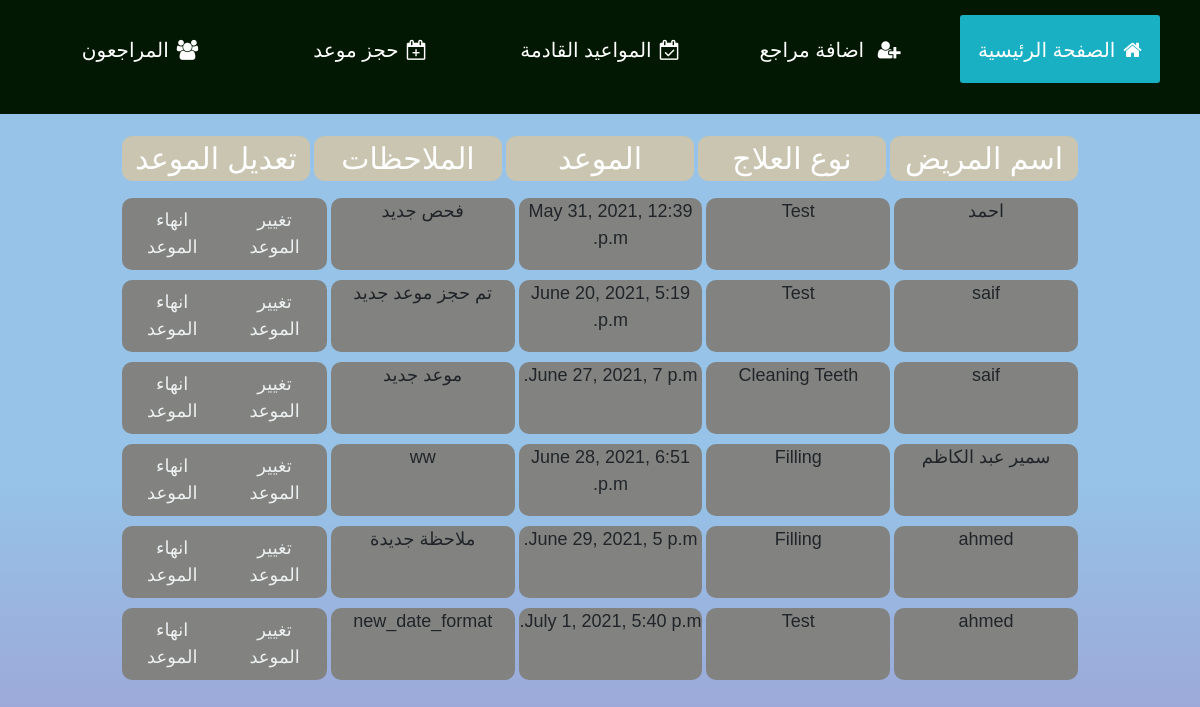
The page /upcoming_appointments (signed in) on the database as committed earlier.
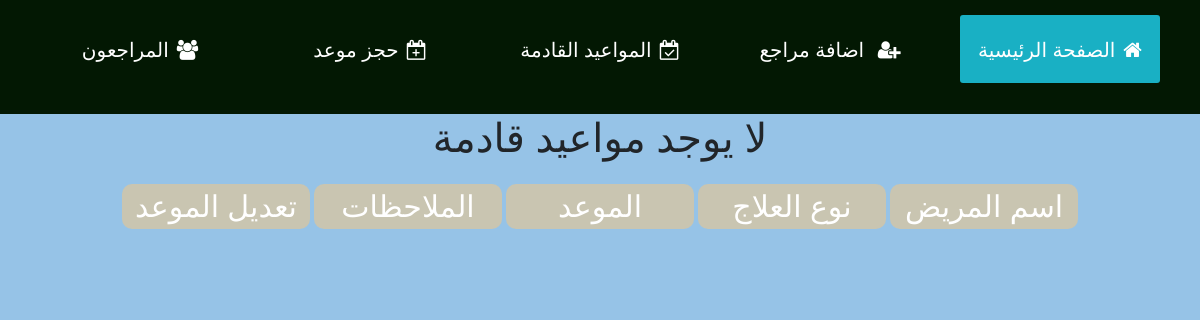
The same page on the database as committed later.
### dentist/models.py (models this page shows)
class Next_appointment(models.Model):
    patient_name = models.ForeignKey(Patients, on_delete=models.CASCADE, related_name="np_name")
    treatment = models.ForeignKey(Treatment, on_delete=models.CASCADE, related_name="n_treatment")
    date = models.DateTimeField(auto_now=False, auto_now_add=False, default=None)
    notes = models.CharField(max_length=100, default="")

class Patients(models.Model):
    male = "m"
    female = "f"
    gender_type = [
        (male, "m"),
        (female, "f")
    ]
    name = models.CharField(max_length=64)
    age = models.IntegerField(null=True)
    gender = models.CharField(max_length=2, choices=gender_type, default=female, null=True, blank=True)
    contact_number = models.IntegerField(null=True, blank=True)
    remaining_amount = models.IntegerField(default=0)
    date_created = models.DateTimeField(auto_now_add=True)
    def __str__(self):
        return f"{self.name}"

class Treatment(models.Model):
    p_name= models.ForeignKey(Patients, on_delete=models.CASCADE, related_name="patient_name")
    treatments = models.ForeignKey(Medication_list, on_delete=models.CASCADE, related_name="list", null=True, blank=True)
    status= models.BooleanField(default=False)
    date_created = models.DateTimeField(auto_now_add=True)
    notes = models.CharField(max_length=100, default="")
    def __str__(self):
        return f"{self.treatments}"

class Medication_list(models.Model):
    treatment_title = models.CharField(max_length=100)
    total_cost = models.IntegerField(default=0)
    def __str__(self):
        return f"{self.treatment_title}"

### dentist/views.py (the view)
# urls.py: path("upcoming_appointments", views.upcoming_appointments, name="upcoming_appointments"),
@login_required
def upcoming_appointments(request):
    upcoming_appointments = Next_appointment.objects.all().order_by('date')
    if upcoming_appointments.exists():
        return render(request, "dentist/upcoming_appointments.html",{
            "upcoming_appointments": upcoming_appointments,
        })
    else:
        return render(request, "dentist/upcoming_appointments.html",{
            "message" : "لا يوجد مواعيد قادمة"
        })

### dentist/templates/dentist/upcoming_appointments.html (shortened to what this page needs)
{% extends 'dentist/layout.html'%}
{% load static %}
{% block content %}
    {% if message %}
        <h1 style="text-align: center;">{{ message }}</h1>
    {% endif %}
    <div class="wrapp">
        <div class="titles">
            <div id="pat-name">اسم المريض</div>
            <div id="treat">نوع العلاج</div>
            <div id="appointment">الموعد</div>
            <div id="note">الملاحظات</div>
            <div id="modify__appointment"> تعديل الموعد </div>
    </div>
        {% for item in upcoming_appointments %}
            <div class="appointment-list">
                <div class="name">{{item.patient_name}}</div>
                <div class="treatment">{{item.treatment}}</div>
                <div class="appointment">{{item.date}}</div>
                <div class="notes">{{item.notes}}</div>
                <div class="edit__wrapp">
                    <button id="{{item.id}}" class="edit">تغيير الموعد</button>
                    <button data-bs-toggle="modal" data-bs-target="#myModal" id="archive" class="change">انهاء الموعد</button>
                </div>
            </div>
        {% endfor %}
    {% endblock %}

Rows that differ between the two databases and show on the page:
removed Next_appointment: patient_name "احمد", treatment "Test", date "May 31, 2021, 12:39 p.m.", notes "فحص جديد"
removed Next_appointment: patient_name "saif", treatment "Test", date "June 20, 2021, 5:19 p.m.", notes "تم حجز موعد جديد"
removed Next_appointment: patient_name "saif", treatment "Cleaning Teeth", date "June 27, 2021, 7 p.m.", notes "موعد جديد"
removed Next_appointment: patient_name "سمير عبد الكاظم", treatment "Filling", date "June 28, 2021, 6:51 p.m.", notes "ww"
removed Next_appointment: patient_name "ahmed", treatment "Filling", date "June 29, 2021, 5 p.m.", notes "ملاحظة جديدة"
removed Next_appointment: patient_name "ahmed", treatment "Test", date "July 1, 2021, 5:40 p.m.", notes "new_date_format"
Other text that changed with them:
{{ message }}: (not shown) → "لا يوجد مواعيد قادمة"
